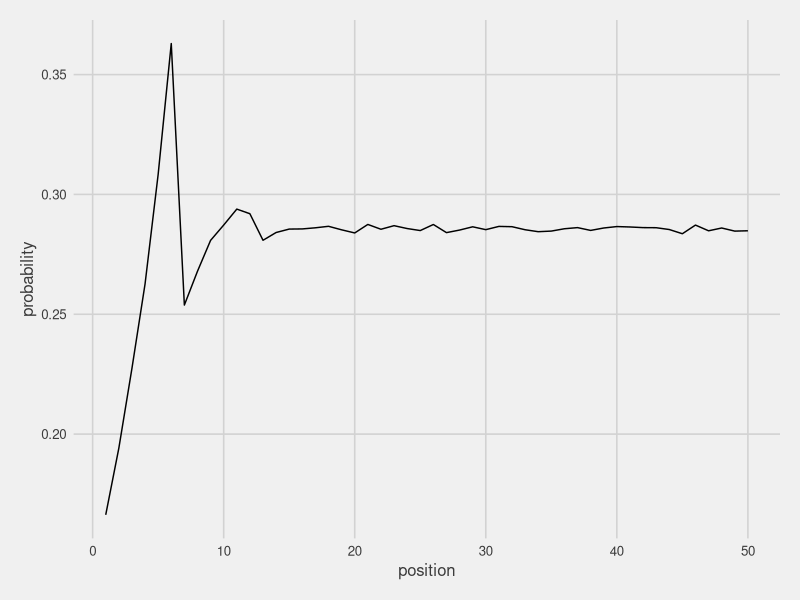
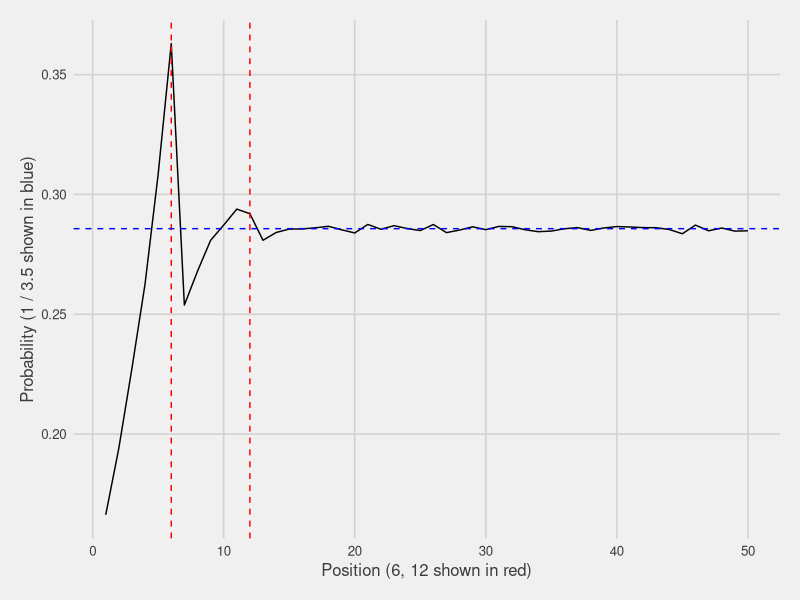
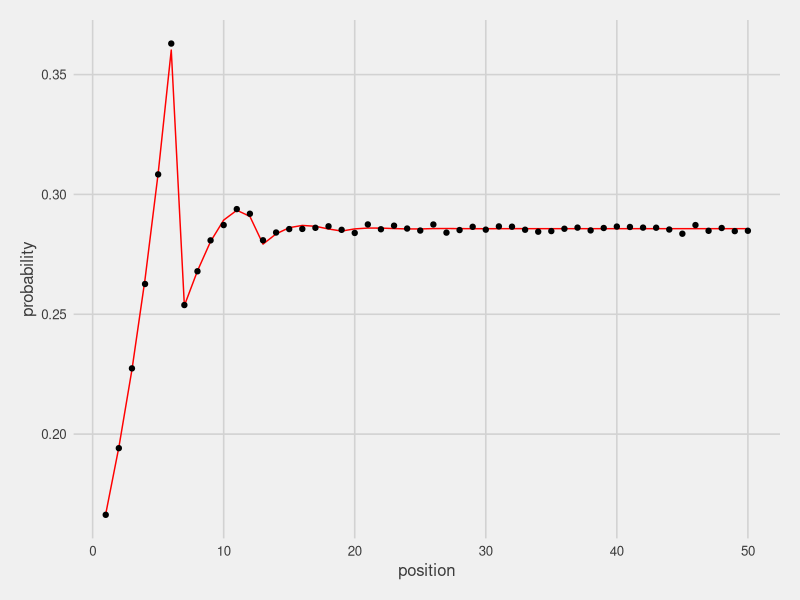

Here is the R script that generated these plots, in order: (Note: this script raises an error after producing the figures.)
## ---- chunk 1
knitr::opts_chunk$set(echo = TRUE, cache = TRUE, warning = FALSE, message = FALSE)

library(ggplot2)
library(ggthemes)
theme_set(theme_fivethirtyeight() +
            theme(axis.title = element_text()))
## ---- chunk 2
set.seed(2016-10-18)
cumsum(sample(6, 20, replace = TRUE))
## ---- chunk 3
set.seed(2016-10-18)
num_rolls <- 50
max_position <- 50
trials <- 200000

# create a 50 x 10 matrix of cumulative positions
# Each row is a turn and each column a trial
positions <- replicate(trials, cumsum(sample(6, num_rolls, replace = TRUE)))
positions[1:6, 1:6]
## ---- chunk 4
count_per_position <- tabulate(positions, max_position)
count_per_position
## ---- chunk 5
library(dplyr)

position_probs <- data_frame(position = seq_len(max_position),
                              probability = count_per_position / trials)

position_probs
## ---- chunk 6
library(ggplot2)
library(ggthemes)
theme_set(theme_fivethirtyeight() +
            theme(axis.title = element_text()))

ggplot(position_probs, aes(position, probability)) +
  geom_line()
## ---- chunk 7
position_probs %>%
  arrange(desc(probability))
## ---- chunk 8
ggplot(position_probs, aes(position, probability)) +
  geom_line() +
  geom_vline(xintercept = c(6, 12), color = "red", lty = 2) +
  geom_hline(yintercept = 1 / 3.5, color = "blue", lty = 2) +
  xlab("Position (6, 12 shown in red)") +
  ylab("Probability (1 / 3.5 shown in blue)")
## ---- chunk 9
# with a for loop:
exact <- 1
for (i in seq_len(50)) {
  exact <- c(exact, sum(tail(exact, 6)) / 6)
}
exact <- exact[-1]

# alternative version with purrr::reduce
exact <- purrr::reduce(seq_len(51), ~ c(., sum(tail(., 6)) / 6))[-1]

exact
## ---- chunk 10
library(tidyr)

position_probs %>%
  ggplot(aes(position, probability)) +
  geom_line(aes(y = exact), color = "red") +
  geom_point()
## ---- chunk 11
# create a two-column matrix of position and trial number
position_indices <- cbind(c(positions), rep(seq_len(trials), each = num_rolls))
position_indices <- position_indices[position_indices[, 1] <= max_position, ]

# create an empty integer matrix, set those positions to 1
boards <- matrix(0L, nrow = num_rolls, ncol = trials)
boards[position_indices] <- 1L

dim(boards)
boards[1:10, 1:6]
## ---- chunk 12
# get first three rows of boards 
mean(colSums(boards[1:3, ]) > 0)
## ---- chunk 13
mean(colSums(boards[4:6, ]) > 0)
## ---- chunk 14
strategies <- combn(20, 3)

dim(strategies)
strategies[, 1:6]
## ---- chunk 15
calculate_success <- function(choice) mean(colSums(boards[choice, ]) > 0)

# use apply to perform this function on each column of strategies
probabilities <- apply(strategies, 2, calculate_success)
## ---- chunk 16
# Restructure the strategies matrix into a three-column data frame
strategy_df <- as_data_frame(t(strategies))

# now add in the probabilities and sort:
best_options <- strategy_df %>%
  mutate(probability = probabilities) %>%
  arrange(desc(probability))

best_options
## ---- chunk 17
best_options %>%
  mutate(Rank = row_number()) %>%
  gather(key, Position, V1:V3) %>%
  complete(Rank, Position) %>%
  filter(Rank <= 25) %>%
  ggplot(aes(Position, Rank, fill = !is.na(key))) +
  geom_tile(color = ggthemes_data$fivethirtyeight["ltgray"], size = 1, show.legend = FALSE) +
  scale_fill_manual(values = c("white", "black")) +
  scale_y_reverse() +
  xlab("Placement of coins") +
  ylab("Ranking of strategy")
## ---- chunk 18
best_options %>%
  filter(V2 - V1 > 1,
         V3 - V2 > 1)
## ---- chunk 19
best_options %>%
  arrange(probability)
## ---- chunk 20
# change > 0 to == 3 in our simulation
calculate_success_all <- function(choice) mean(colSums(boards[choice, ]) == 3)
probability_all <- apply(strategies, 2, calculate_success_all)

strategy_df %>%
  mutate(probability_all) %>%
  arrange(desc(probability_all))
## ---- chunk 21
# 50 x 50 matrix of A + B
per_position <- rowSums(boards)
position_plus <- outer(per_position, per_position, "+")

# 50 x 50 matrix of A and B
position_and <- boards %*% t(boards)

# 50 x 50 matrix of counts of A or B
position_or <- position_plus - position_and
## ---- chunk 22
library(reshape2)

melt(position_or) %>%
  tbl_df() %>%
  filter(Var2 > Var1) %>%
  mutate(probability = value / trials) %>%
  arrange(desc(probability))
